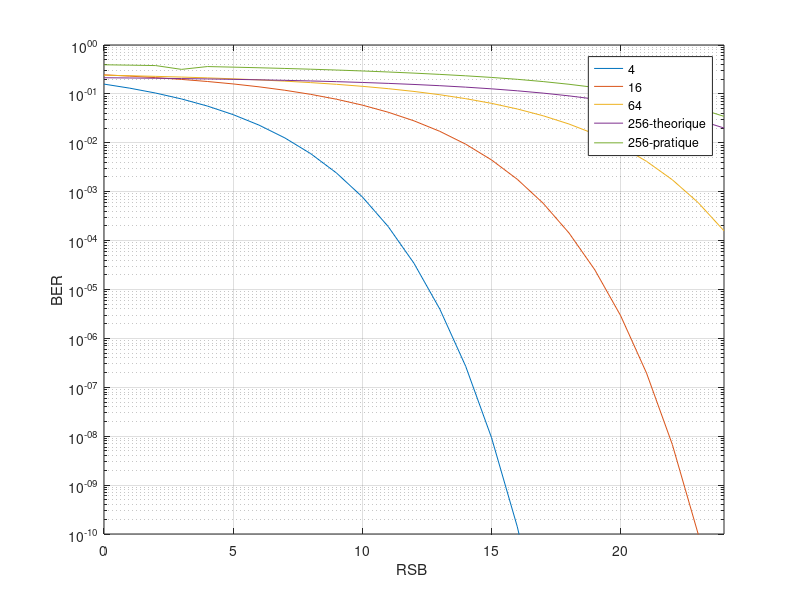

Write MATLAB code to recreate this figure.
RSB = 0:1:24;
RSBlin = 10.^(RSB / 10);
M = [4, 16, 64, 256];
BER = zeros(length(RSBlin), length(M));

for i = 1:length(M)
    SER = 2 * ( 1 - 1 / sqrt(M(i))) * erfc (sqrt(3 * RSBlin / (2*((M(i)) - 1))));
    BER(:,i) = SER / log2(M(i));
end

BER256pratique = [0.3942, 0.3872, 0.3796, 0.3175, 0.3625, 0.3527, 0.3425, 0.3316, 0.3201, 0.3077, 0.2946, 0.2807, 0.2661, 0.2507, 0.2345, 0.2173, 0.1987, 0.1787, 0.1574, 0.1354, 0.1129, 0.0908, 0.0699, 0.0509, 0.03477];
BER4 = BER(:,1);
BER16 = BER(:,2);
BER64 = BER(:,3);
BER256 = BER(:,4);

figure;
semilogy(RSB,BER4);
hold on;
semilogy(RSB,BER16);
hold on;
semilogy(RSB,BER64);
hold on;
semilogy(RSB,BER256);
hold on;
semilogy(RSB,BER256pratique);

grid on;
axis([0 24 1e-10 1]);
xlabel('RSB ');
ylabel('BER');
legend('4','16','64','256-theorique','256-pratique');
